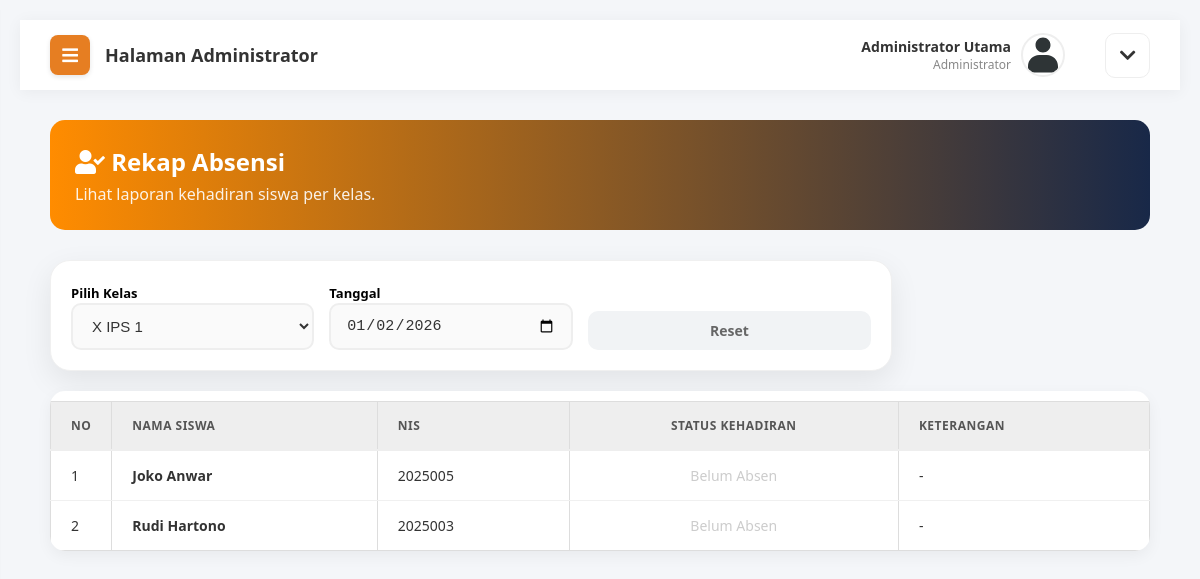
The page /admin/absensi_rekap.php?kelas_id=2 (signed in) on the database its author committed.
### tables this page shows
CREATE TABLE `siswa_detail` (
  `id_detail` int(11) NOT NULL,
  `user_id` int(11) NOT NULL,
  `kelas_id` int(11) DEFAULT NULL,
  `nis` varchar(20) DEFAULT NULL,
  `tempat_lahir` varchar(50) DEFAULT NULL,
  `tanggal_lahir` date DEFAULT NULL,
  `alamat` text DEFAULT NULL
);

CREATE TABLE `users` (
  `id_user` int(11) NOT NULL,
  `username` varchar(50) NOT NULL,
  `password` varchar(255) NOT NULL,
  `nama_lengkap` varchar(100) NOT NULL,
  `email` varchar(100) DEFAULT NULL,
  `role` enum('admin','guru','siswa') NOT NULL,
  `foto_profil` varchar(255) DEFAULT 'default.jpg',
  `created_at` timestamp NOT NULL DEFAULT current_timestamp()
);

### admin/absensi_rekap.php (the view, shortened to what this page needs)
<?php include 'header.php'; ?>
<?php
$kelas_pilih = isset($_GET['kelas_id']) ? $_GET['kelas_id'] : '';
$tgl_pilih = isset($_GET['tanggal']) ? $_GET['tanggal'] : date('Y-m-d');
?>
<div class="welcome-banner" style="background: linear-gradient(to right, #FF8C00, #182848); color: white; padding: 25px; border-radius: 15px; margin-bottom: 30px;">
    <h2 style="margin: 0; font-size: 24px;"><i class="fas fa-user-check"></i> Rekap Absensi</h2>
    <p style="margin: 5px 0 0 0; opacity: 0.9;">Lihat laporan kehadiran siswa per kelas.</p>
</div>
<div class="modern-form-card" style="margin-bottom: 20px; padding: 20px;">
    <form method="GET" style="display: flex; gap: 15px; align-items: flex-end;">
        <div style="flex: 1;">
            <label style="font-weight: bold; font-size: 13px;">Pilih Kelas</label>
            <select name="kelas_id" class="form-control-modern" onchange="this.form.submit()">
                <?php
                $k = mysqli_query($koneksi, "SELECT * FROM kelas ORDER BY nama_kelas ASC");
                while($kls = mysqli_fetch_array($k)){
                    $sel = ($kls['id_kelas'] == $kelas_pilih) ? 'selected' : '';
                    echo "<option value='".$kls['id_kelas']."' $sel>".$kls['nama_kelas']."</option>";
                }
                ?>
            </select>
        </div>
        <div style="flex: 1;">
            <label style="font-weight: bold; font-size: 13px;">Tanggal</label>
            <input type="date" name="tanggal" class="form-control-modern" value="<?php echo $tgl_pilih; ?>" onchange="this.form.submit()">
        </div>
        <a href="absensi_rekap.php" class="btn-cancel" style="padding: 10px 20px; font-size: 14px;">Reset</a>
    </form>
</div>
<?php if($kelas_pilih != "") { ?>
    <div class="table-responsive">
        <table class="table-modern">
            <thead>
                <tr>
                    <th width="5%">No</th>
                    <th>Nama Siswa</th>
                    <th>NIS</th>
                    <th style="text-align: center;">Status Kehadiran</th>
                    <th>Keterangan</th>
                </tr>
            </thead>
            <tbody>
                <?php
                $no = 1;
                $q_siswa = mysqli_query($koneksi, "SELECT users.nama_lengkap, siswa_detail.nis, users.id_user
                                                   FROM siswa_detail
                                                   JOIN users ON siswa_detail.user_id = users.id_user
                                                   WHERE siswa_detail.kelas_id='$kelas_pilih'
                                                   ORDER BY users.nama_lengkap ASC");
                while($s = mysqli_fetch_array($q_siswa)){
                    $q_absen = mysqli_query($koneksi, "SELECT * FROM absensi WHERE siswa_id='".$s['id_user']."' AND tanggal='$tgl_pilih'");
                    $data = mysqli_fetch_array($q_absen);
                    $badge = "<span style='color:#ccc;'>Belum Absen</span>";
                ?>
                <tr>
                    <td><?php echo $no++; ?></td>
                    <td><b><?php echo $s['nama_lengkap']; ?></b></td>
                    <td><?php echo $s['nis']; ?></td>
                    <td style="text-align: center;"><?php echo $badge; ?></td>
                    <td><?php echo isset($data['keterangan']) ? $data['keterangan'] : '-'; ?></td>
                </tr>
                <?php } ?>
            </tbody>
        </table>
    </div>
<?php } else { ?>
    <div style="text-align: center; padding: 50px; color: #999;">
        <i class="fas fa-arrow-up"></i> Silakan pilih Kelas terlebih dahulu.
    </div>
<?php } ?>
<?php include 'footer.php'; ?>

### assets/css/style.css (style rules this page uses)
body { background-color: #f4f6f9; font-family: 'Poppins', 'Segoe UI', sans-serif; margin: 0; height: 100vh; display: flex; justify-content: center; align-items: center; overflow: hidden; }
table { width: 100%; border-collapse: collapse; margin-top: 10px; }
table, th, td { border: 1px solid #ddd; }
th, td { padding: 12px; text-align: left; }
th { background-color: #eee; }
body, html { margin: 0; padding: 0; width: 100%; height: 100%; font-family: 'Poppins', sans-serif; overflow-x: hidden; }
body { background-color: #f4f6f9; font-family: 'Segoe UI', 'Poppins', sans-serif; margin: 0; overflow-x: hidden; }
.modern-form-card { background-color: #ffffff; width: 100%; max-width: 800px; padding: 40px; border-radius: 20px; box-shadow: 0 10px 30px rgba(0,0,0,0.08); border: 1px solid #f0f0f0; }
.form-control-modern { width: 100%; padding: 12px 15px; border: 2px solid #eee; border-radius: 10px; font-size: 15px; color: #333; transition: all 0.3s ease; box-sizing: border-box; background-color: #fafafa; }
.form-control-modern::placeholder { color: #bbb; }
.btn-cancel { flex: 1; padding: 14px; background-color: #f1f3f5; color: #666; border: none; border-radius: 10px; font-weight: 600; font-size: 16px; cursor: pointer; text-align: center; text-decoration: none; transition: 0.3s; }
.table-responsive { overflow-x: auto; background: #fff; border-radius: 15px; box-shadow: 0 5px 15px rgba(0,0,0,0.05); }
.table-modern { width: 100%; border-collapse: collapse; font-size: 14px; color: #333; }
.table-modern thead { background-color: #f8f9fa; border-bottom: 2px solid #eee; }
.table-modern th { padding: 15px 20px; text-align: left; font-weight: 700; color: #555; text-transform: uppercase; font-size: 12px; letter-spacing: 0.5px; }
.table-modern td { padding: 15px 20px; vertical-align: middle; border-bottom: 1px solid #f0f0f0; }
.table-modern tr:last-child td { border-bottom: none; }
@media screen and (max-width: 1440px) { .table-responsive { display: block; width: 100%; overflow-x: auto; } }
body.dashboard-body { height: auto !important; display: block !important; overflow-x: hidden !important; overflow-y: auto !important; }

### rows shown on the page
siswa_detail: user.nama_lengkap "Joko Anwar", nis "2025005"
siswa_detail: user.nama_lengkap "Rudi Hartono", nis "2025003"

### other values the page prints
$_SESSION['nama_lengkap'] "Administrator Utama"
form field kelas_id "X IPS 1"
